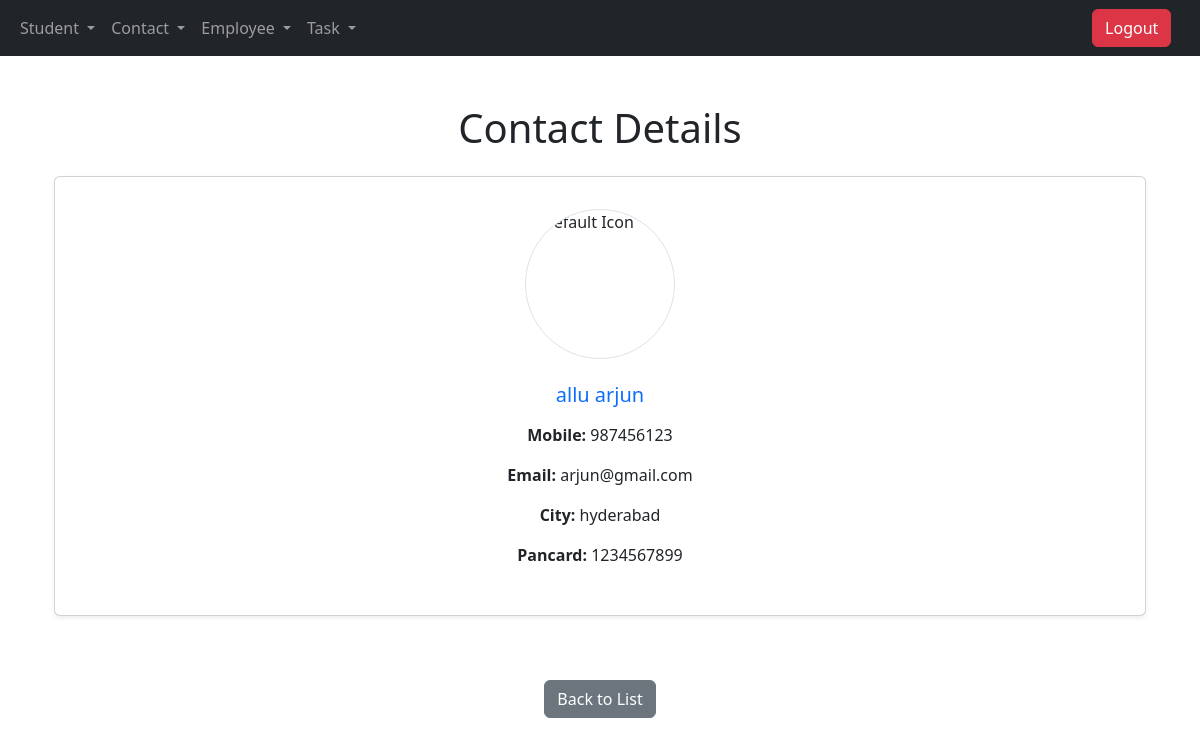
/view_contact/9/, run on the app's committed database.
### operations/models.py (models this page shows, shortened)
class Contact(models.Model):
    username=models.CharField(max_length=100)
    mobile=models.CharField(max_length=15)
    email = models.CharField(max_length=100, null=True, blank=True)
    city = models.CharField(max_length=15,null=True, blank=True)
    pancard = models.CharField(max_length=20,null=True, blank=True)
    serial_number = models.PositiveIntegerField(default=0)  # New field for display order
    profile_picture = models.ImageField(upload_to='Contact_Profiles/', blank=True, null=True) # Add this line

### operations/views.py (the view)
# urls.py: path('view_contact/<int:id>/', views.view_contact, name='view_contact'),
def view_contact(request, id):
    contact = get_object_or_404(Contact, id=id)
    return render(request, 'view_operation.html', {'contact': contact})

### operations/templates/view_operation.html
{% extends 'base.html' %}
{% block content %}
<div class="container mt-5">
    <h1 class="mb-4 text-center">Contact Details</h1>
    <div class="card shadow-sm p-3 mb-5 bg-body rounded">
        <div class="card-body">
            <div class="d-flex justify-content-center mb-4">
                {% if contact.profile_picture %}
                    <img src="{{ contact.profile_picture.url }}"
                         alt="Profile Picture"
                         class="rounded-circle border"
                         style="width: 150px; height: 150px; object-fit: cover;">
                {% else %}
                    <img src="https://cdn-icons-png.flaticon.com/512/847/847969.png"
                         alt="Default Icon"
                         class="rounded-circle border"
                         style="width: 150px; height: 150px; object-fit: cover;">
                {% endif %}
            </div>
            <div class="text-center">
                <h5 class="card-title text-primary mb-3">{{ contact.username }}</h5>
                <p><strong>Mobile:</strong> {{ contact.mobile }}</p>
                <p><strong>Email:</strong> {{ contact.email }}</p>
                <p><strong>City:</strong> {{ contact.city }}</p>
                <p><strong>Pancard:</strong> {{ contact.pancard }}</p>
            </div>
        </div>
    </div>
    <div class="text-center">
        <a href="{% url 'operation_list' %}" class="btn btn-secondary mt-3">Back to List</a>
    </div>
</div>
{% endblock %}

### data on the page
Contact: username "allu arjun", mobile "987456123", email "arjun@gmail.com", city "hyderabad", pancard "1234567899"
